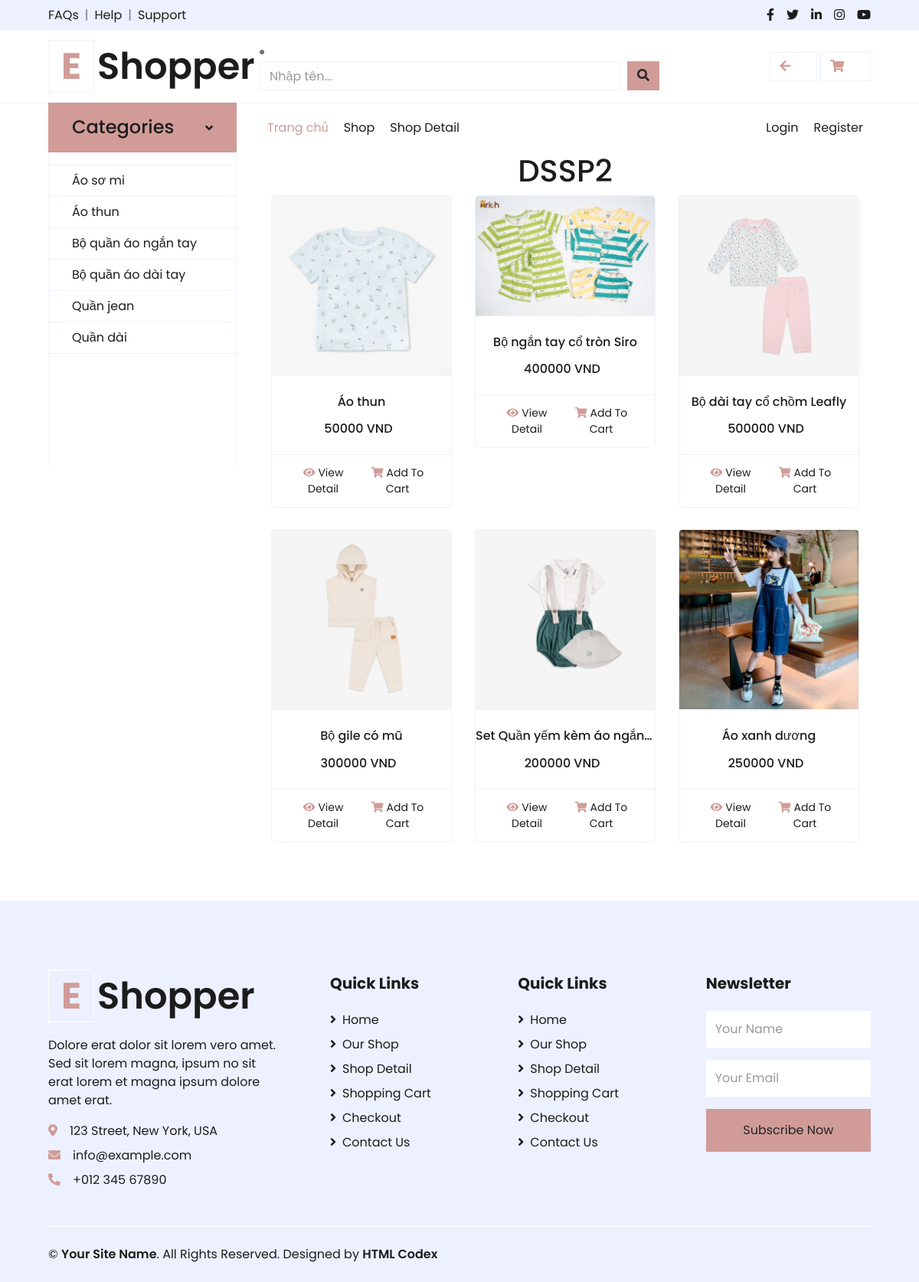
/childfashion/dssp2, run on the app's committed database.
### childfashion/models.py (models this page shows, shortened)
class Loai(models.Model):
    TenLoai = models.CharField(max_length=100)

class BangSP(models.Model):
    TenSP = models.CharField(max_length=100)
    DonGia = models.IntegerField(null=True, blank=True)
    HinhAnh = models.ImageField(upload_to=upload_image_to)
    MoTa = models.TextField(max_length=1000)
    PhuKien = models.CharField(max_length=100)
    KichThuoc = models.CharField(max_length=100, blank=True)  # Cho phép giá trị trống
    MauSac = models.CharField(max_length=100, blank=True)
    SoLuong = models.IntegerField(null=True, blank=True)
    ML = models.ForeignKey(Loai, on_delete=models.CASCADE, related_name='BangSP')

### childfashion/views.py (the view)
# urls.py: path('dssp2', views.DSSP2, name='dssp2'),
def DSSP2(request):
    data = {
        "BangSP": BangSP.objects.all(),
    }
    return render(request, 'pages/DSSP2.html', data)

### childfashion/context_processors.py (called while the page is built)
def categories(request):
    categories = Loai.objects.all()
    return {
        'categories':categories
    }

### childfashion/templates/pages/DSSP2.html (shortened to what this page needs)
{% extends "page/layout.html" %}
{% load static %}
{% block content %}
<div class="container">
    <h1 style="text-align: center;">DSSP2</h1>
    <div class="row row-cols-4">
      {% for dssp in BangSP %}
      <div class="col-lg-4 col-md-6 col-sm-12 pb-1">
        <div class="card product-item border-0 mb-4">
            <div class="card-header product-img position-relative overflow-hidden bg-transparent border p-0">
                <img class="img-fluid w-100" src="{% static 'images/' %}{{ dssp.HinhAnh }}" alt="">
            </div>
            <div class="card-body border-left border-right text-center p-0 pt-4 pb-3 " >
                <h6 class="text-truncate mb-3">{{dssp.TenSP}}</h6>
                <div class="d-flex justify-content-center">
                    <h6>{{dssp.DonGia}} VND</h6><h6 class="text-muted ml-2"></h6>
                </div>
            </div>
            <div class="card-footer d-flex justify-content-between bg-light border">
                <a href="{% url 'chitietsp' dssp.id %}" class="btn btn-sm text-dark p-0"><i class="fas fa-eye text-primary mr-1"></i>View Detail</a>
                <a href="/childfashion/addToCart/{{dssp.id}}" class="btn btn-sm text-dark p-0"><i class="fas fa-shopping-cart text-primary mr-1"></i>Add To Cart</a>
            </div>
        </div>
      </div>
      {% endfor %}
    </div>
  </div>
{% endblock %}

### childfashion/templates/page/layout.html (shortened to what this page needs)
<!DOCTYPE html>
<html>
<head>
    {% load static %}
    <link rel="stylesheet" href="{% static 'css/bootstrap.min.css' %}" type="text/css">
    <link rel="stylesheet" href="{% static 'css/style.min.css' %}" type="text/css">
    <link href="{% static 'fontawesomefree/css/all.min.css' %}" rel="stylesheet" type="text/css">
    <link rel="stylesheet" href="{% static 'css/style.css' %}" type="text/css">
    <link href="https://cdnjs.cloudflare.com/ajax/libs/font-awesome/5.10.0/css/all.min.css" rel="stylesheet">
    <link href="lib/owlcarousel/assets/owl.carousel.min.css" rel="stylesheet">
</head>
<body>
    <div class="container-fluid">
        <div class="row bg-secondary py-2 px-xl-5">
            <div class="col-lg-6 d-none d-lg-block">
                <div class="d-inline-flex align-items-center">
                    <a class="text-dark" href="">FAQs</a>
                    <span class="text-muted px-2">|</span>
                    <a class="text-dark" href="">Help</a>
                    <span class="text-muted px-2">|</span>
                    <a class="text-dark" href="">Support</a>
                </div>
            </div>
            <div class="col-lg-6 text-center text-lg-right">
                <div class="d-inline-flex align-items-center">
                    <a class="text-dark px-2" href="">
                        <i class="fab fa-facebook-f"></i>
                    </a>
                    <a class="text-dark px-2" href="">
                        <i class="fab fa-twitter"></i>
                    </a>
                    <a class="text-dark px-2" href="">
                        <i class="fab fa-linkedin-in"></i>
                    </a>
                    <a class="text-dark px-2" href="">
                        <i class="fab fa-instagram"></i>
                    </a>
                    <a class="text-dark pl-2" href="">
                        <i class="fab fa-youtube"></i>
                    </a>
                </div>
            </div>
        </div>
        <div class="row align-items-center py-3 px-xl-5">
            <div class="col-lg-3 d-none d-lg-block">
                <a href="" class="text-decoration-none">
                    <h1 class="m-0 display-5 font-weight-semi-bold"><span class="text-primary font-weight-bold border px-3 mr-1">E</span>Shopper</h1>
                </a>
            </div>
            <div class="col-lg-6 col-6 text-left">
                <li class="nav-item">
                    <form class="d-flex" role = "search" method="POST" action="{% url 'search' %}">
                        <input class="form-control me-2" type="search" placeholder="Nhập tên...
                        " aria-label="Search" name="searched"  >
                        <button type="submit" class="btn btn-primary" data-mdb-ripple-init >
                            <i class="fas fa-search"></i>
                        </button>
                    </form>
                </li>
            </div>
            <div class="col-lg-3 col-6 text-right">
                <a href="{% url 'dssp2' %}" class="btn border">
                    <i class="fas fa-arrow-left text-primary"></i>
                    <span class="badge">0</span>
                </a>
                <a href="{% url 'giohang' %}" class="btn border">
                    <i class="fas fa-shopping-cart text-primary"></i>
                    <span class="badge">0</span>
                </a>
            </div>
        </div>
    </div>
    <div class="container-fluid mb-5">
        <div class="row border-top px-xl-5">
            <div class="col-lg-3 d-none d-lg-block">
                <a id="navbar-vertical-button" class="btn shadow-none d-flex align-items-center justify-content-between bg-primary text-white w-100" href="javascript:void(0);" style="height: 65px; margin-top: -1px; padding: 0 30px;">
                    <h4 class="m-0">Categories</h4>
                    <i class="fa fa-angle-down text-dark"></i>
                </a>
                <nav class="collapse show navbar navbar-vertical navbar-light align-items-start p-0 border border-top-0 border-bottom-0" id="navbar-vertical">
                    <div class="navbar-nav w-100 overflow-hidden" style="height: 410px">
                        <div class="nav-item dropdown">
                            <a href="#" class="nav-link" data-toggle="dropdown"></a>
                        </div>
                        {% for category in categories %}
                            <a href="/childfashion/category/{{category.id}}" class="nav-item nav-link">{{ category.TenLoai }}</a>
                        {% endfor %}
                    </div>
                </nav>
            </div>
            <div class="col-lg-9">
                <nav class="navbar navbar-expand-lg bg-light navbar-light py-3 py-lg-0 px-0">
                    <div class="collapse navbar-collapse justify-content-between" id="navbarCollapse">
                        <div class="navbar-nav mr-auto py-0">
                            <a href="/childfashion/" class="nav-item nav-link active">Trang chủ</a>
                            <a href="{% url 'dssp2' %}" class="nav-item nav-link">Shop</a>
                            <a href="{% url 'dssp1' %}" class="nav-item nav-link">Shop Detail</a>
                        </div>
                        {% if user.username %}
                        <p>Xin chào {{user.username}}</p>
                        <p><a href="{% url 'logout' %}">Đăng xuất</a></p>
                        {% else %}
                        <div class="navbar-nav ml-auto py-0">
                            <a href="{% url 'login' %}" class="nav-item nav-link">Login</a>
                            <a href="{% url 'register' %}" class="nav-item nav-link">Register</a>
                        </div>
                        {% endif %}
                    </div>
                </nav>
                {% block content %}
                {% endblock %}
            </div>
        </div>
    </div>
    <div class="container-fluid bg-secondary text-dark mt-5 pt-5">
        <div class="row px-xl-5 pt-5">
            <div class="col-lg-4 col-md-12 mb-5 pr-3 pr-xl-5">
                <a href="" class="text-decoration-none">
                    <h1 class="mb-4 display-5 font-weight-semi-bold"><span class="text-primary font-weight-bold border border-white px-3 mr-1">E</span>Shopper</h1>
                </a>
                <p>Dolore erat dolor sit lorem vero amet. Sed sit lorem magna, ipsum no sit erat lorem et magna ipsum dolore amet erat.</p>
                <p class="mb-2"><i class="fa fa-map-marker-alt text-primary mr-3"></i>123 Street, New York, USA</p>
                <p class="mb-2"><i class="fa fa-envelope text-primary mr-3"></i>info@example.com</p>
                <p class="mb-0"><i class="fa fa-phone-alt text-primary mr-3"></i>+012 345 67890</p>
            </div>
            <div class="col-lg-8 col-md-12">
                <div class="row">
                    <div class="col-md-4 mb-5">
                        <h5 class="font-weight-bold text-dark mb-4">Quick Links</h5>
                        <div class="d-flex flex-column justify-content-start">
                            <a class="text-dark mb-2" href="index.html"><i class="fa fa-angle-right mr-2"></i>Home</a>
                            <a class="text-dark mb-2" href="shop.html"><i class="fa fa-angle-right mr-2"></i>Our Shop</a>
                            <a class="text-dark mb-2" href="detail.html"><i class="fa fa-angle-right mr-2"></i>Shop Detail</a>
                            <a class="text-dark mb-2" href="cart.html"><i class="fa fa-angle-right mr-2"></i>Shopping Cart</a>
                            <a class="text-dark mb-2" href="checkout.html"><i class="fa fa-angle-right mr-2"></i>Checkout</a>
                            <a class="text-dark" href="contact.html"><i class="fa fa-angle-right mr-2"></i>Contact Us</a>
                        </div>
                    </div>
                    <div class="col-md-4 mb-5">
                        <h5 class="font-weight-bold text-dark mb-4">Quick Links</h5>
                        <div class="d-flex flex-column justify-content-start">
                            <a class="text-dark mb-2" href="index.html"><i class="fa fa-angle-right mr-2"></i>Home</a>
                            <a class="text-dark mb-2" href="shop.html"><i class="fa fa-angle-right mr-2"></i>Our Shop</a>
                            <a class="text-dark mb-2" href="detail.html"><i class="fa fa-angle-right mr-2"></i>Shop Detail</a>
                            <a class="text-dark mb-2" href="cart.html"><i class="fa fa-angle-right mr-2"></i>Shopping Cart</a>
                            <a class="text-dark mb-2" href="checkout.html"><i class="fa fa-angle-right mr-2"></i>Checkout</a>
                            <a class="text-dark" href="contact.html"><i class="fa fa-angle-right mr-2"></i>Contact Us</a>
                        </div>
                    </div>
                    <div class="col-md-4 mb-5">
                        <h5 class="font-weight-bold text-dark mb-4">Newsletter</h5>
                        <form action="">
                            <div class="form-group">
                                <input type="text" class="form-control border-0 py-4" placeholder="Your Name" required="required" />
                            </div>
                            <div class="form-group">
                                <input type="email" class="form-control border-0 py-4" placeholder="Your Email"
                                    required="required" />
                            </div>
                            <div>
                                <button class="btn btn-primary btn-block border-0 py-3" type="submit">Subscribe Now</button>
                            </div>
                        </form>
                    </div>
                </div>
            </div>
        </div>
        <div class="row border-top border-light mx-xl-5 py-4">
            <div class="col-md-6 px-xl-0">
                <p class="mb-md-0 text-center text-md-left text-dark">
                    &copy; <a class="text-dark font-weight-semi-bold" href="#">Your Site Name</a>. All Rights Reserved.
					Designed by <a class="text-dark font-weight-semi-bold" href="https://htmlcodex.com">HTML Codex</a>
                </p>
            </div>
            <div class="col-md-6 px-xl-0 text-center text-md-right">
            </div>
        </div>
    </div>
</body>
</html>

### childfashion/templates/page/layout.html (style rules this page uses)
#navbar-vertical { display: block; }

### data on the page
Loai: TenLoai "Áo sơ mi"
Loai: TenLoai "Áo thun"
Loai: TenLoai "Bộ quần áo ngắn tay"
Loai: TenLoai "Bộ quần áo dài tay"
Loai: TenLoai "Quần jean"
Loai: TenLoai "Quần dài"
BangSP: HinhAnh (picture), TenSP "Áo thun", DonGia "50000"
BangSP: HinhAnh (picture), TenSP "Bộ ngắn tay cổ tròn Siro", DonGia "400000"
BangSP: HinhAnh (picture), TenSP "Bộ dài tay cổ chồm Leafly", DonGia "500000"
BangSP: HinhAnh (picture), TenSP "Bộ gile có mũ", DonGia "300000"
BangSP: HinhAnh (picture), TenSP "Set Quần yếm kèm áo ngắn…", DonGia "200000"
BangSP: HinhAnh (picture), TenSP "Áo xanh dương", DonGia "250000"
